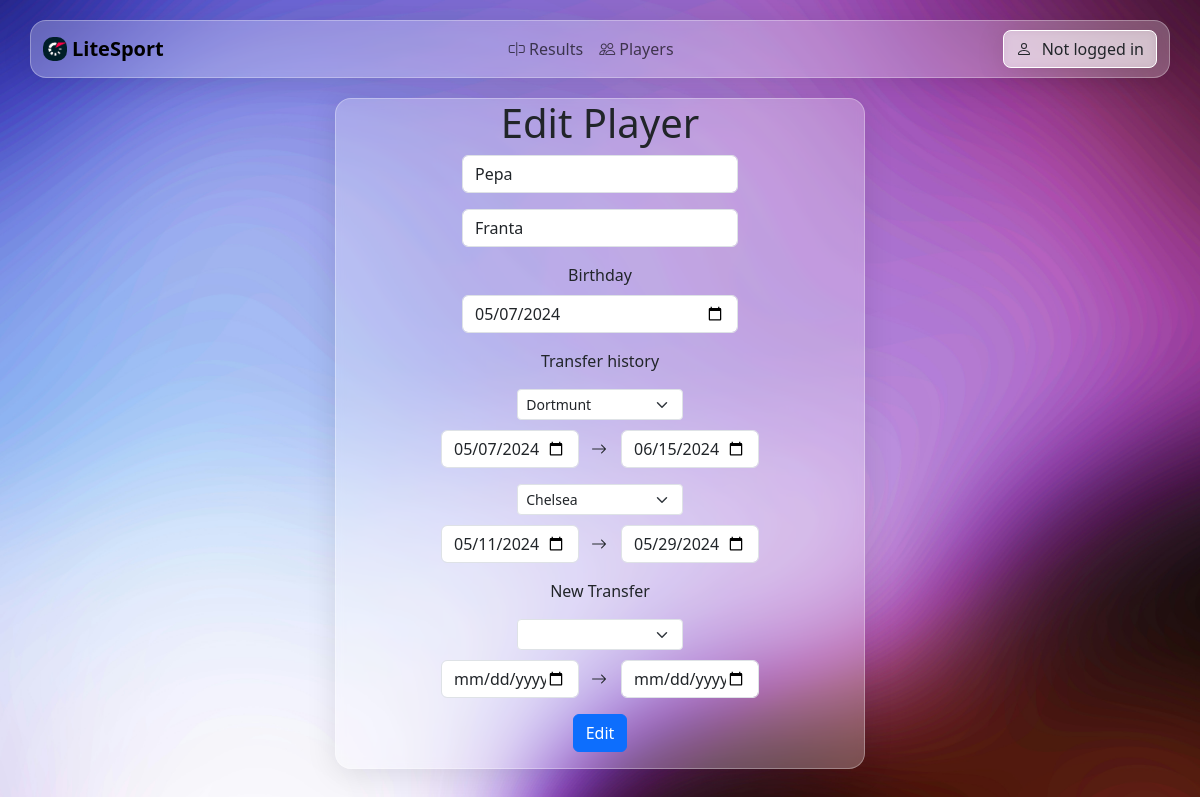
The app's page /edit-player/3 with its own data.
### base/models.py (models this page shows, shortened)
class Player(models.Model):
    name = models.CharField(max_length=20,blank=False,null=False)
    surname = models.CharField(max_length=20,blank=False,null=False)
    birthdate = models.DateField(blank=False,null=False)

class PlayerHistory(models.Model):
    start_date = models.DateField()
    end_date = models.DateField()
    id_team = models.ForeignKey('Team', on_delete=models.CASCADE)
    id_player = models.ForeignKey('Player', on_delete=models.CASCADE)

class Team(models.Model):
    name = models.CharField(max_length=30,default="",null=False)
    id_category = models.ForeignKey('Category', on_delete=models.CASCADE)
    id_league = models.ForeignKey('League', on_delete=models.CASCADE)

### base/views.py (the view, shortened to what this page needs)
# urls.py: path('edit-player/<int:player_id>',views.edit_player,name="edit_player"),
def edit_player(request, player_id):
    player = Player.objects.get(id=player_id)
    player_history = PlayerHistory.objects.filter(id_player=player_id)
    player_info = {'player': player, 'history': player_history}
    first_history = player_history.first()
    teams = None
    if first_history:
        teams = Team.objects.all().filter(id_category = first_history.id_team.id_category.id)
    context = {
        'title': 'Edit Player',
        'teams': teams,
        'player': player_info
    }
    return render(request,'base/edit_player.html',context)

### base/templates/base/edit_player.html (shortened to what this page needs)
{% extends 'main.html' %}
{% block content %}
<div class="container-lg main-container " style="display: flex; justify-content: center;align-items: center;">
    <div class="glass-effect form-container">
        <div class="col">
            <h1 class="page-title">Edit Player</h1>
            <form method="POST">
                <div class="mb-3">
                    <div class="row">
                        <input type="text" class="form-control" placeholder="Name" value = "{{player.player.name}}" style="max-width: 50%; margin: auto" name="name" >
                    </div>
                </div>
                <div class="mb-3">
                    <div class="row">
                        <input type="text" class="form-control" placeholder="Surname" value = "{{player.player.surname}}" style="max-width: 50%; margin: auto" name="surname" >
                    </div>
                </div>
                <div class="mb-3">
                    <div class="row">
                        <label class="page-title form-label">Birthday</label>
                        <input type="date" class="form-control" placeholder="" value = "{{player.player.birthdate|date:'Y-m-d'}}" style="max-width: 50%; margin: auto" name="birthdaydate" >
                    </div>
                </div>
                <p class="page-title">Transfer history</p>
                {% for history in player.history %}
                    <div class="mb-3">
                        <div class="row">
                            <select class="form-select form-select-sm" name="league" style="max-width: 30%; margin: auto; margin-bottom: 10px;" aria-label=".form-select-sm example">
                                {% for team in teams %}
                                <option value="{{ team.id }}" {% if team.id == history.id_team.id %}selected{% endif %}>{{ team.name }}</option>
                                {% endfor %}
                            </select>
                        </div>
                        <div class="row">
                            <input type="date" class="form-control" value="{{history.start_date|date:'Y-m-d'}}"  style="max-width: 25%; margin-left: auto" name="transferdate" >
                            <i class="bi bi-arrow-right" style="align-self: center;max-width: 42px;"></i>
                            <input type="date" class="form-control" value="{{history.end_date|date:'Y-m-d'}}"  style="max-width: 25%; margin-right: auto" name="transferdate" >
                        </div>
                    </div>
                {% endfor %}
                <div class="mb-3">
                    <div class="row">
                        <p class="page-title">
                            New Transfer
                        </p>
                    </div>
                    <div class="row">
                        <select class="form-select form-select-sm" name="league" style="max-width: 30%; margin: auto; margin-bottom: 10px;" aria-label=".form-select-sm example">
                            <option value="-1"></option>
                            {% for team in teams %}
                            <option value="{{ team.id }}">{{ team.name }}</option>
                            {% endfor %}
                        </select>
                    </div>
                    <div class="row">
                        <input type="date" class="form-control" value="{{history.start_date|date:'Y-m-d'}}"  style="max-width: 25%; margin-left: auto" name="transferdate" >
                        <i class="bi bi-arrow-right" style="align-self: center;max-width: 42px;"></i>
                        <input type="date" class="form-control" value="{{history.end_date|date:'Y-m-d'}}"  style="max-width: 25%; margin-right: auto" name="transferdate" >
                    </div>
                </div>
                <div class="mb-3">
                    <div class="d-flex justify-content-center">
                        <button class="btn btn-primary" name="form1"type="submit">
                            Edit
                        </button>
                    </div>
                </div>
            </form>
        </div>
    </div>
</div>
{% endblock %}

### static/css/style.css (style rules this page uses)
html, body { height: 100%; }
body { background-size: cover; background-repeat: no-repeat; background-position: center center; background-attachment: fixed; }
.glass-effect { background: rgba(255, 255, 255, 0.25); border-radius: 16px; box-shadow: 0 4px 30px rgba(0, 0, 0, 0.1); backdrop-filter: blur(5px); -webkit-backdrop-filter: blur(5px); border: 1px solid rgba(255, 255, 255, 0.3); }
.container-lg.main-container { width: 90%; justify-content: center; padding: 10px; margin-top: 5px; }
.page-title { display: flex; align-items: center; justify-content: center; }
.form-container { display: flex; justify-content: center; align-items: center; width: 50%; height: 100%; }

### records on screen
Player: name "Pepa", surname "Franta", birthdaydate "05/07/2024"
PlayerHistory: league "Dortmunt", transferdate "05/07/2024", transferdate "06/15/2024"
PlayerHistory: league "Chelsea", transferdate "05/11/2024", transferdate "05/29/2024"
